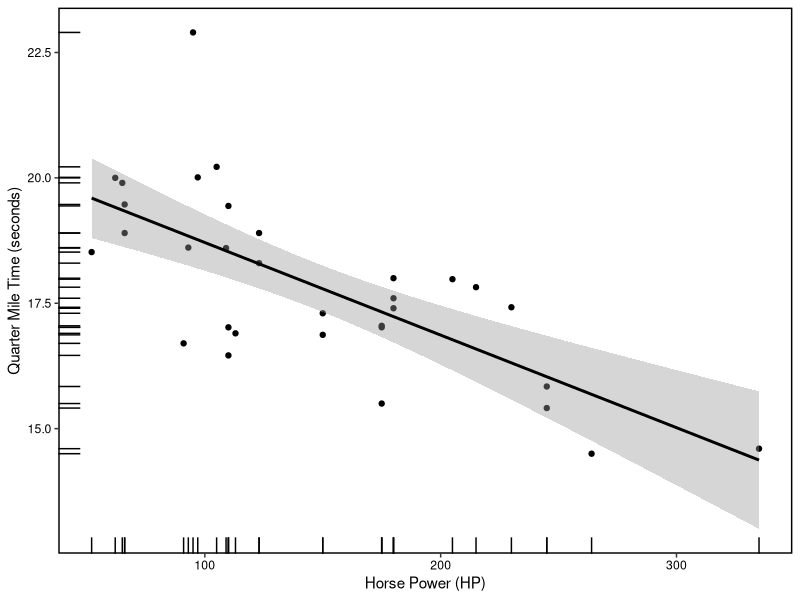

Write the R code that produced this figure.
## ---- chunk 1
knitr::opts_chunk$set(echo = F, message = F)

library(ggplot2)
library(dplyr)
## ---- chunk 2
ggplot(data = mtcars,
       mapping = aes(x = hp, y = qsec)) +
  geom_point() +
  geom_rug() +
  geom_smooth(method = "lm", color = "black") +
  scale_x_continuous(name = "Horse Power (HP)") +
  scale_y_continuous(name = "Quarter Mile Time (seconds)") +
  theme(panel.grid = element_blank(),
        panel.background = element_rect(color = "black", fill = NA, size = 1),
        axis.text = element_text(color = "black"))
## ---- chunk 3
mtcars <- mtcars %>%
  mutate(car = rownames(.))


